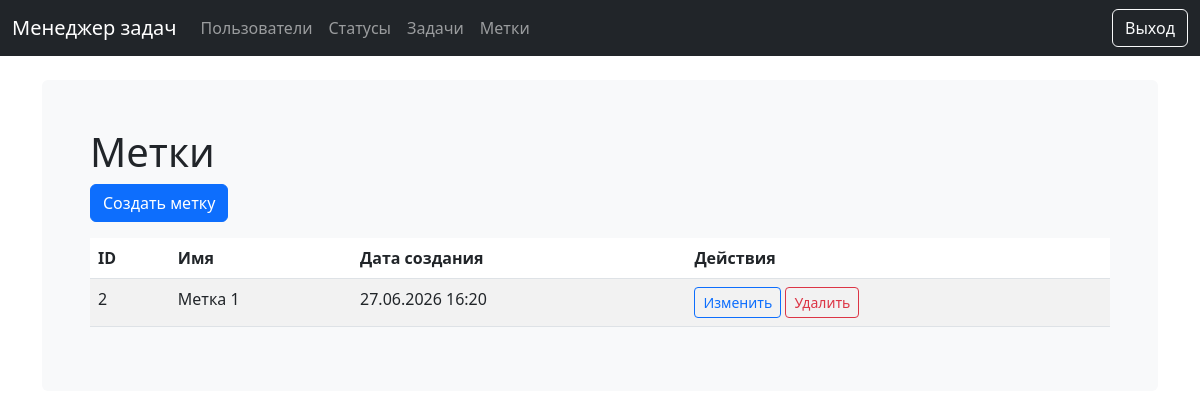
The page /labels/ (signed in) on the database as committed earlier.
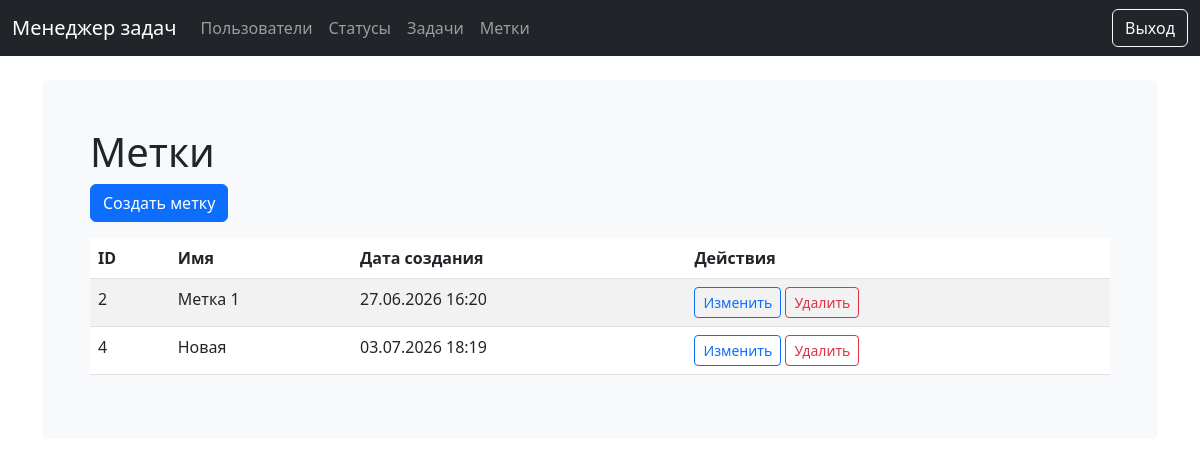
The same page on the database as committed later.
### tasks/models.py (models this page shows, shortened)
class Label(models.Model):
    name = models.CharField(max_length=100, unique=True, verbose_name=_("Name"))
    created_at = models.DateTimeField(auto_now_add=True)
    class Meta:
        verbose_name = _("Label")
        verbose_name_plural = _("Labels")
        ordering = ["name"]

### labels/views.py (the view)
# urls.py: path("", views.LabelListView.as_view(), name="list"),
class LabelListView(LoginRequiredMixin, ListView):
    model = Label
    template_name = "labels/index.html"
    context_object_name = "labels"

### labels/templates/labels/index.html (shortened to what this page needs)
{% extends 'base.html' %}
{% load django_bootstrap5 %}
{% block content %}
<h1>Метки</h1>
<a href="{% url 'labels:create' %}"
   class="btn btn-primary mb-3">
    Создать метку
</a>
<table class="table table-striped">
    <thead>
        <tr>
            <th>ID</th>
            <th>Имя</th>
            <th>Дата создания</th>
            <th>Действия</th>
        </tr>
    </thead>
    <tbody>
        {% for label in labels %}
        <tr>
            <td>{{ label.id }}</td>
            <td>{{ label.name }}</td>
            <td>{{ label.created_at|date:"d.m.Y H:i" }}</td>
            <td>
                <a href="{% url 'labels:update' label.pk %}"
                   class="btn btn-sm btn-outline-primary">
                    Изменить
                </a>
                <a href="{% url 'labels:delete' label.pk %}"
                   class="btn btn-sm btn-outline-danger">
                    Удалить
                </a>
            </td>
        </tr>
        {% empty %}
        <tr>
            <td colspan="4">Меток пока нет.</td>
        </tr>
        {% endfor %}
    </tbody>
</table>
{% endblock %}

Rows that differ between the two databases and show on the page:
added Label: id "4", name "Новая", created_at "03.07.2026 18:19"
